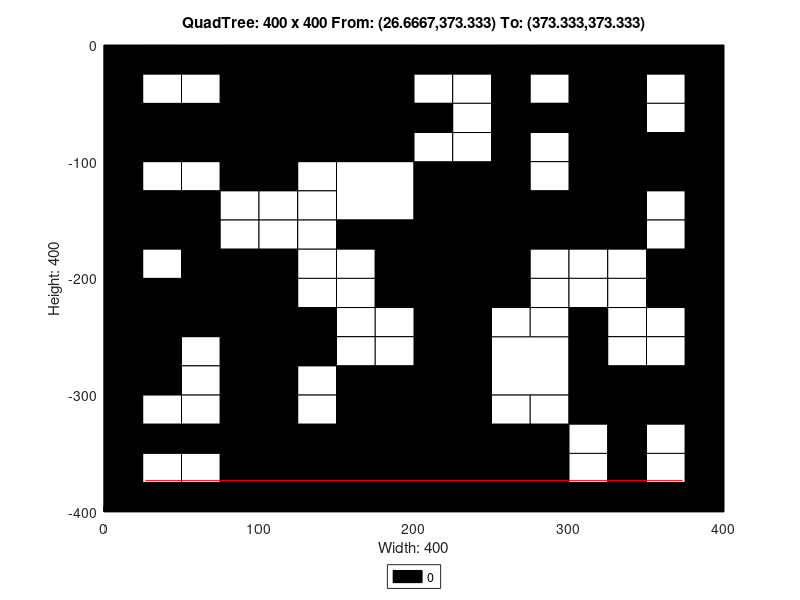

Recreate this plot in MATLAB.
axis([0 400 -400 0]);
title('QuadTree: 400 x 400 From: (26.6667,373.333) To: (373.333,373.333)');
xlabel('Width: 400');
ylabel('Height: 400');
rectangle('Position',[100 -100 100 100], 'FaceColor',[0 0 0]);
rectangle('Position',[0 -100 50 50], 'FaceColor',[0 0 0]);
rectangle('Position',[50 -100 50 50], 'FaceColor',[0 0 0]);
rectangle('Position',[150 -150 50 50], 'FaceColor',[1 1 1]);
rectangle('Position',[300 -50 50 50], 'FaceColor',[0 0 0]);
rectangle('Position',[300 -100 50 50], 'FaceColor',[0 0 0]);
rectangle('Position',[200 -150 50 50], 'FaceColor',[0 0 0]);
rectangle('Position',[200 -200 50 50], 'FaceColor',[0 0 0]);
rectangle('Position',[300 -150 50 50], 'FaceColor',[0 0 0]);
rectangle('Position',[0 -250 50 50], 'FaceColor',[0 0 0]);
rectangle('Position',[50 -250 50 50], 'FaceColor',[0 0 0]);
rectangle('Position',[0 -300 50 50], 'FaceColor',[0 0 0]);
rectangle('Position',[150 -350 50 50], 'FaceColor',[0 0 0]);
rectangle('Position',[100 -400 50 50], 'FaceColor',[0 0 0]);
rectangle('Position',[150 -400 50 50], 'FaceColor',[0 0 0]);
rectangle('Position',[200 -250 50 50], 'FaceColor',[0 0 0]);
rectangle('Position',[200 -300 50 50], 'FaceColor',[0 0 0]);
rectangle('Position',[250 -300 50 50], 'FaceColor',[1 1 1]);
rectangle('Position',[200 -350 50 50], 'FaceColor',[0 0 0]);
rectangle('Position',[200 -400 50 50], 'FaceColor',[0 0 0]);
rectangle('Position',[250 -400 50 50], 'FaceColor',[0 0 0]);
rectangle('Position',[0 -25 25 25], 'FaceColor',[0 0 0]);
rectangle('Position',[25 -25 25 25], 'FaceColor',[0 0 0]);
rectangle('Position',[0 -50 25 25], 'FaceColor',[0 0 0]);
rectangle('Position',[25 -50 25 25], 'FaceColor',[1 1 1]);
rectangle('Position',[50 -25 25 25], 'FaceColor',[0 0 0]);
rectangle('Position',[75 -25 25 25], 'FaceColor',[0 0 0]);
rectangle('Position',[50 -50 25 25], 'FaceColor',[1 1 1]);
rectangle('Position',[75 -50 25 25], 'FaceColor',[0 0 0]);
rectangle('Position',[0 -125 25 25], 'FaceColor',[0 0 0]);
rectangle('Position',[25 -125 25 25], 'FaceColor',[1 1 1]);
rectangle('Position',[0 -150 25 25], 'FaceColor',[0 0 0]);
rectangle('Position',[25 -150 25 25], 'FaceColor',[0 0 0]);
rectangle('Position',[50 -125 25 25], 'FaceColor',[1 1 1]);
rectangle('Position',[75 -125 25 25], 'FaceColor',[0 0 0]);
rectangle('Position',[50 -150 25 25], 'FaceColor',[0 0 0]);
rectangle('Position',[75 -150 25 25], 'FaceColor',[1 1 1]);
rectangle('Position',[0 -175 25 25], 'FaceColor',[0 0 0]);
rectangle('Position',[25 -175 25 25], 'FaceColor',[0 0 0]);
rectangle('Position',[0 -200 25 25], 'FaceColor',[0 0 0]);
rectangle('Position',[25 -200 25 25], 'FaceColor',[1 1 1]);
rectangle('Position',[50 -175 25 25], 'FaceColor',[0 0 0]);
rectangle('Position',[75 -175 25 25], 'FaceColor',[1 1 1]);
rectangle('Position',[50 -200 25 25], 'FaceColor',[0 0 0]);
rectangle('Position',[75 -200 25 25], 'FaceColor',[0 0 0]);
rectangle('Position',[100 -125 25 25], 'FaceColor',[0 0 0]);
rectangle('Position',[125 -125 25 25], 'FaceColor',[1 1 1]);
rectangle('Position',[100 -150 25 25], 'FaceColor',[1 1 1]);
rectangle('Position',[125 -150 25 25], 'FaceColor',[1 1 1]);
rectangle('Position',[100 -175 25 25], 'FaceColor',[1 1 1]);
rectangle('Position',[125 -175 25 25], 'FaceColor',[1 1 1]);
rectangle('Position',[100 -200 25 25], 'FaceColor',[0 0 0]);
rectangle('Position',[125 -200 25 25], 'FaceColor',[1 1 1]);
rectangle('Position',[150 -175 25 25], 'FaceColor',[0 0 0]);
rectangle('Position',[175 -175 25 25], 'FaceColor',[0 0 0]);
rectangle('Position',[150 -200 25 25], 'FaceColor',[1 1 1]);
rectangle('Position',[175 -200 25 25], 'FaceColor',[0 0 0]);
rectangle('Position',[200 -25 25 25], 'FaceColor',[0 0 0]);
rectangle('Position',[225 -25 25 25], 'FaceColor',[0 0 0]);
rectangle('Position',[200 -50 25 25], 'FaceColor',[1 1 1]);
rectangle('Position',[225 -50 25 25], 'FaceColor',[1 1 1]);
rectangle('Position',[250 -25 25 25], 'FaceColor',[0 0 0]);
rectangle('Position',[275 -25 25 25], 'FaceColor',[0 0 0]);
rectangle('Position',[250 -50 25 25], 'FaceColor',[0 0 0]);
rectangle('Position',[275 -50 25 25], 'FaceColor',[1 1 1]);
rectangle('Position',[200 -75 25 25], 'FaceColor',[0 0 0]);
rectangle('Position',[225 -75 25 25], 'FaceColor',[1 1 1]);
rectangle('Position',[200 -100 25 25], 'FaceColor',[1 1 1]);
rectangle('Position',[225 -100 25 25], 'FaceColor',[1 1 1]);
rectangle('Position',[250 -75 25 25], 'FaceColor',[0 0 0]);
rectangle('Position',[275 -75 25 25], 'FaceColor',[0 0 0]);
rectangle('Position',[250 -100 25 25], 'FaceColor',[0 0 0]);
rectangle('Position',[275 -100 25 25], 'FaceColor',[1 1 1]);
rectangle('Position',[350 -25 25 25], 'FaceColor',[0 0 0]);
rectangle('Position',[375 -25 25 25], 'FaceColor',[0 0 0]);
rectangle('Position',[350 -50 25 25], 'FaceColor',[1 1 1]);
rectangle('Position',[375 -50 25 25], 'FaceColor',[0 0 0]);
rectangle('Position',[350 -75 25 25], 'FaceColor',[1 1 1]);
rectangle('Position',[375 -75 25 25], 'FaceColor',[0 0 0]);
rectangle('Position',[350 -100 25 25], 'FaceColor',[0 0 0]);
rectangle('Position',[375 -100 25 25], 'FaceColor',[0 0 0]);
rectangle('Position',[250 -125 25 25], 'FaceColor',[0 0 0]);
rectangle('Position',[275 -125 25 25], 'FaceColor',[1 1 1]);
rectangle('Position',[250 -150 25 25], 'FaceColor',[0 0 0]);
rectangle('Position',[275 -150 25 25], 'FaceColor',[0 0 0]);
rectangle('Position',[250 -175 25 25], 'FaceColor',[0 0 0]);
rectangle('Position',[275 -175 25 25], 'FaceColor',[0 0 0]);
rectangle('Position',[250 -200 25 25], 'FaceColor',[0 0 0]);
rectangle('Position',[275 -200 25 25], 'FaceColor',[1 1 1]);
rectangle('Position',[350 -125 25 25], 'FaceColor',[0 0 0]);
rectangle('Position',[375 -125 25 25], 'FaceColor',[0 0 0]);
rectangle('Position',[350 -150 25 25], 'FaceColor',[1 1 1]);
rectangle('Position',[375 -150 25 25], 'FaceColor',[0 0 0]);
rectangle('Position',[300 -175 25 25], 'FaceColor',[0 0 0]);
rectangle('Position',[325 -175 25 25], 'FaceColor',[0 0 0]);
rectangle('Position',[300 -200 25 25], 'FaceColor',[1 1 1]);
rectangle('Position',[325 -200 25 25], 'FaceColor',[1 1 1]);
rectangle('Position',[350 -175 25 25], 'FaceColor',[1 1 1]);
rectangle('Position',[375 -175 25 25], 'FaceColor',[0 0 0]);
rectangle('Position',[350 -200 25 25], 'FaceColor',[0 0 0]);
rectangle('Position',[375 -200 25 25], 'FaceColor',[0 0 0]);
rectangle('Position',[50 -275 25 25], 'FaceColor',[1 1 1]);
rectangle('Position',[75 -275 25 25], 'FaceColor',[0 0 0]);
rectangle('Position',[50 -300 25 25], 'FaceColor',[1 1 1]);
rectangle('Position',[75 -300 25 25], 'FaceColor',[0 0 0]);
rectangle('Position',[100 -225 25 25], 'FaceColor',[0 0 0]);
rectangle('Position',[125 -225 25 25], 'FaceColor',[1 1 1]);
rectangle('Position',[100 -250 25 25], 'FaceColor',[0 0 0]);
rectangle('Position',[125 -250 25 25], 'FaceColor',[0 0 0]);
rectangle('Position',[150 -225 25 25], 'FaceColor',[1 1 1]);
rectangle('Position',[175 -225 25 25], 'FaceColor',[0 0 0]);
rectangle('Position',[150 -250 25 25], 'FaceColor',[1 1 1]);
rectangle('Position',[175 -250 25 25], 'FaceColor',[1 1 1]);
rectangle('Position',[100 -275 25 25], 'FaceColor',[0 0 0]);
rectangle('Position',[125 -275 25 25], 'FaceColor',[0 0 0]);
rectangle('Position',[100 -300 25 25], 'FaceColor',[0 0 0]);
rectangle('Position',[125 -300 25 25], 'FaceColor',[1 1 1]);
rectangle('Position',[150 -275 25 25], 'FaceColor',[1 1 1]);
rectangle('Position',[175 -275 25 25], 'FaceColor',[1 1 1]);
rectangle('Position',[150 -300 25 25], 'FaceColor',[0 0 0]);
rectangle('Position',[175 -300 25 25], 'FaceColor',[0 0 0]);
rectangle('Position',[0 -325 25 25], 'FaceColor',[0 0 0]);
rectangle('Position',[25 -325 25 25], 'FaceColor',[1 1 1]);
rectangle('Position',[0 -350 25 25], 'FaceColor',[0 0 0]);
rectangle('Position',[25 -350 25 25], 'FaceColor',[0 0 0]);
rectangle('Position',[50 -325 25 25], 'FaceColor',[1 1 1]);
rectangle('Position',[75 -325 25 25], 'FaceColor',[0 0 0]);
rectangle('Position',[50 -350 25 25], 'FaceColor',[0 0 0]);
rectangle('Position',[75 -350 25 25], 'FaceColor',[0 0 0]);
rectangle('Position',[0 -375 25 25], 'FaceColor',[0 0 0]);
rectangle('Position',[25 -375 25 25], 'FaceColor',[1 1 1]);
rectangle('Position',[0 -400 25 25], 'FaceColor',[0 0 0]);
rectangle('Position',[25 -400 25 25], 'FaceColor',[0 0 0]);
rectangle('Position',[50 -375 25 25], 'FaceColor',[1 1 1]);
rectangle('Position',[75 -375 25 25], 'FaceColor',[0 0 0]);
rectangle('Position',[50 -400 25 25], 'FaceColor',[0 0 0]);
rectangle('Position',[75 -400 25 25], 'FaceColor',[0 0 0]);
rectangle('Position',[100 -325 25 25], 'FaceColor',[0 0 0]);
rectangle('Position',[125 -325 25 25], 'FaceColor',[1 1 1]);
rectangle('Position',[100 -350 25 25], 'FaceColor',[0 0 0]);
rectangle('Position',[125 -350 25 25], 'FaceColor',[0 0 0]);
rectangle('Position',[250 -225 25 25], 'FaceColor',[0 0 0]);
rectangle('Position',[275 -225 25 25], 'FaceColor',[1 1 1]);
rectangle('Position',[250 -250 25 25], 'FaceColor',[1 1 1]);
rectangle('Position',[275 -250 25 25], 'FaceColor',[1 1 1]);
rectangle('Position',[300 -225 25 25], 'FaceColor',[1 1 1]);
rectangle('Position',[325 -225 25 25], 'FaceColor',[1 1 1]);
rectangle('Position',[300 -250 25 25], 'FaceColor',[0 0 0]);
rectangle('Position',[325 -250 25 25], 'FaceColor',[1 1 1]);
rectangle('Position',[350 -225 25 25], 'FaceColor',[0 0 0]);
rectangle('Position',[375 -225 25 25], 'FaceColor',[0 0 0]);
rectangle('Position',[350 -250 25 25], 'FaceColor',[1 1 1]);
rectangle('Position',[375 -250 25 25], 'FaceColor',[0 0 0]);
rectangle('Position',[300 -275 25 25], 'FaceColor',[0 0 0]);
rectangle('Position',[325 -275 25 25], 'FaceColor',[1 1 1]);
rectangle('Position',[300 -300 25 25], 'FaceColor',[0 0 0]);
rectangle('Position',[325 -300 25 25], 'FaceColor',[0 0 0]);
rectangle('Position',[350 -275 25 25], 'FaceColor',[1 1 1]);
rectangle('Position',[375 -275 25 25], 'FaceColor',[0 0 0]);
rectangle('Position',[350 -300 25 25], 'FaceColor',[0 0 0]);
rectangle('Position',[375 -300 25 25], 'FaceColor',[0 0 0]);
rectangle('Position',[250 -325 25 25], 'FaceColor',[1 1 1]);
rectangle('Position',[275 -325 25 25], 'FaceColor',[1 1 1]);
rectangle('Position',[250 -350 25 25], 'FaceColor',[0 0 0]);
rectangle('Position',[275 -350 25 25], 'FaceColor',[0 0 0]);
rectangle('Position',[300 -325 25 25], 'FaceColor',[0 0 0]);
rectangle('Position',[325 -325 25 25], 'FaceColor',[0 0 0]);
rectangle('Position',[300 -350 25 25], 'FaceColor',[1 1 1]);
rectangle('Position',[325 -350 25 25], 'FaceColor',[0 0 0]);
rectangle('Position',[350 -325 25 25], 'FaceColor',[0 0 0]);
rectangle('Position',[375 -325 25 25], 'FaceColor',[0 0 0]);
rectangle('Position',[350 -350 25 25], 'FaceColor',[1 1 1]);
rectangle('Position',[375 -350 25 25], 'FaceColor',[0 0 0]);
rectangle('Position',[300 -375 25 25], 'FaceColor',[1 1 1]);
rectangle('Position',[325 -375 25 25], 'FaceColor',[0 0 0]);
rectangle('Position',[300 -400 25 25], 'FaceColor',[0 0 0]);
rectangle('Position',[325 -400 25 25], 'FaceColor',[0 0 0]);
rectangle('Position',[350 -375 25 25], 'FaceColor',[1 1 1]);
rectangle('Position',[375 -375 25 25], 'FaceColor',[0 0 0]);
rectangle('Position',[350 -400 25 25], 'FaceColor',[0 0 0]);
rectangle('Position',[375 -400 25 25], 'FaceColor',[0 0 0]);
X=[373.333,26.6667];
Y=[-373.333,-373.333];
hold on;
plot(X,Y,'r');
legend('0','Location','southoutside');
